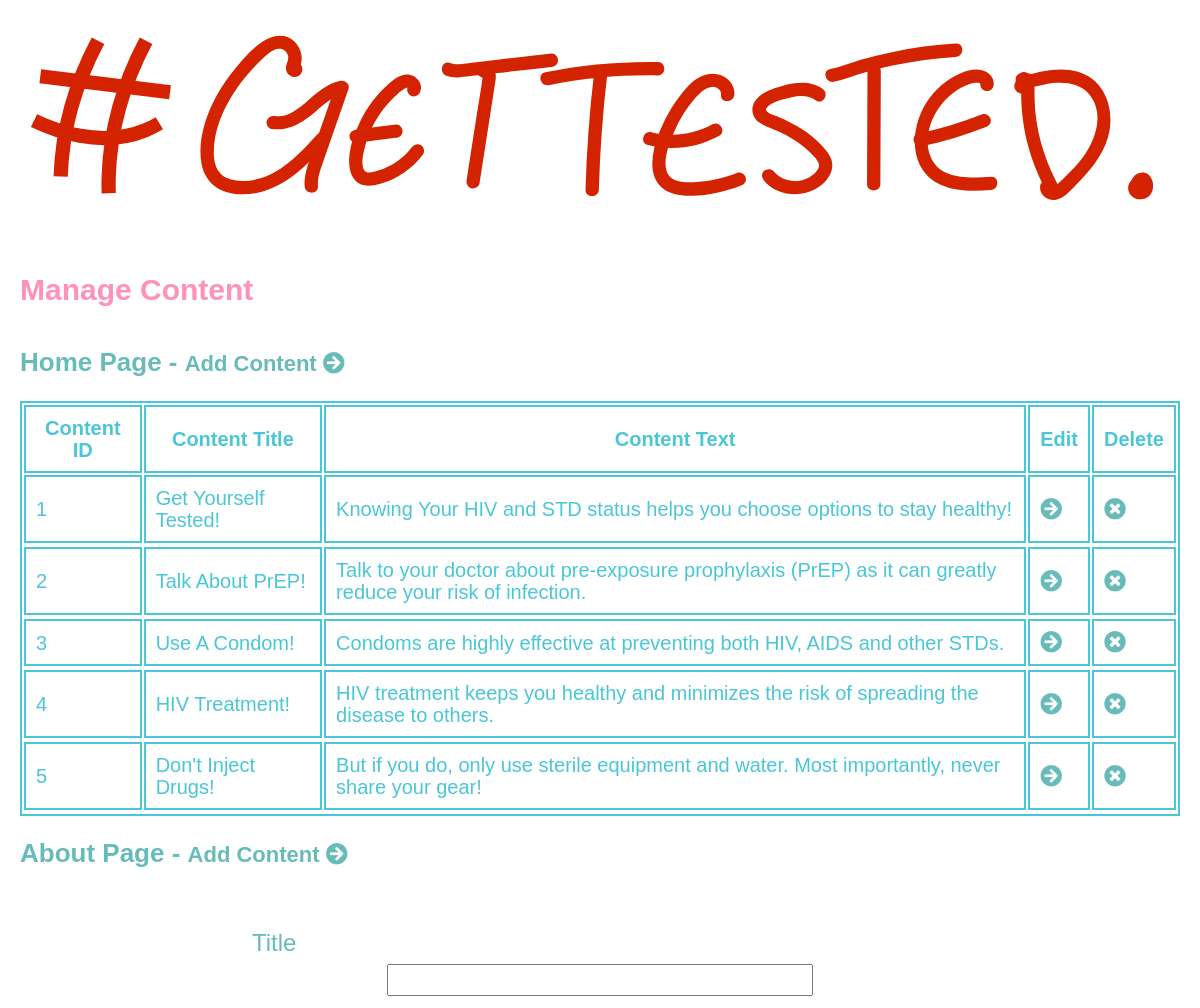
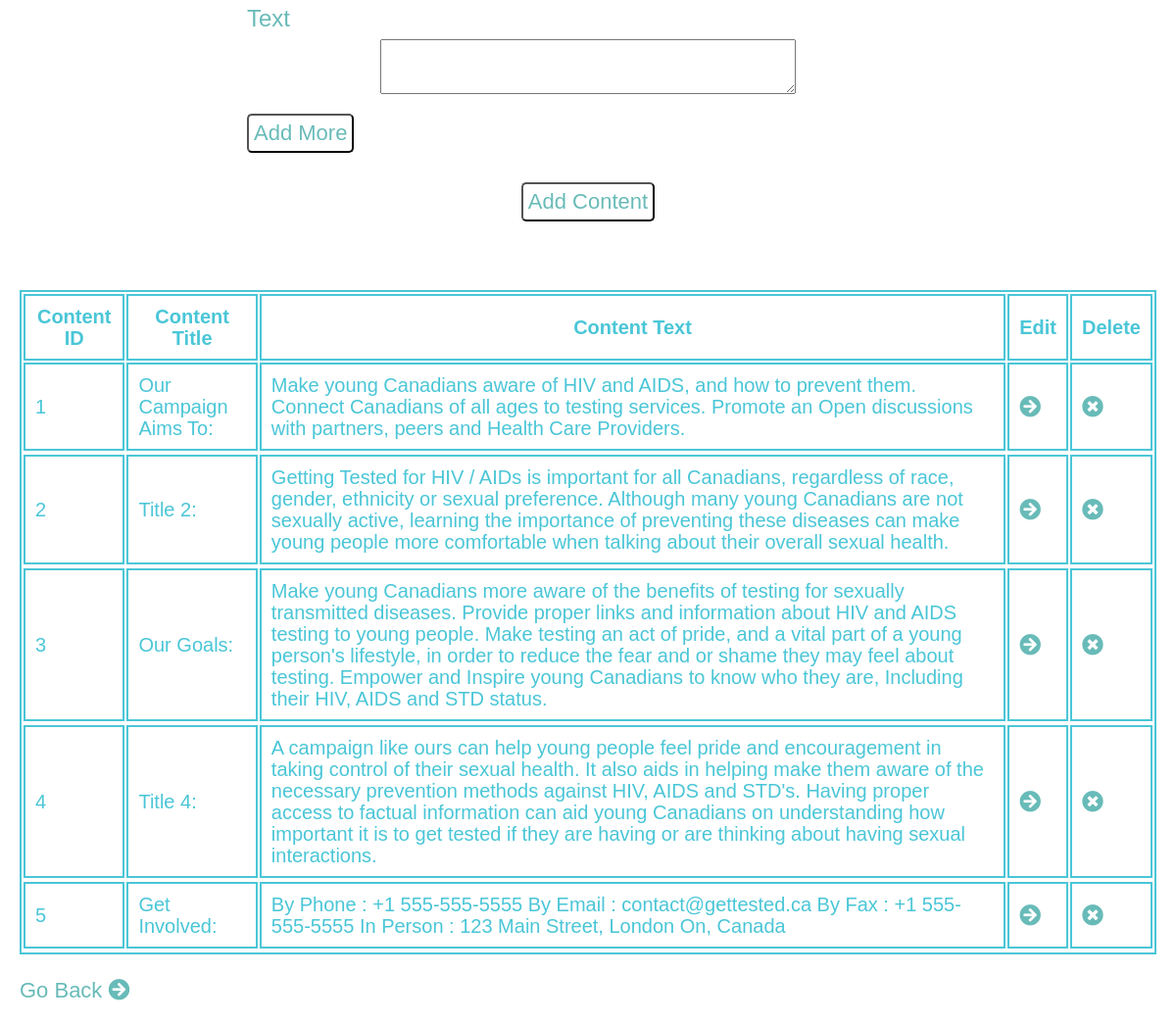
Page /admin/mng_content.php?add=true&about=true (signed in) on the committed database (2 pictures, top to bottom).
### tables this page shows
CREATE TABLE `tbl_home` (
  `ID` int(11) NOT NULL,
  `Title` varchar(63) NOT NULL,
  `Text` text NOT NULL,
  `Image` varchar(63) NOT NULL
);

CREATE TABLE `tbl_about` (
  `ID` int(11) NOT NULL,
  `Title` varchar(63) NOT NULL,
  `Text` text NOT NULL
);

### admin/scripts/content.php (called while the page is built, shortened)
<?php
function getAll($tbl){
    $pdo = Database::getInstance()->getConnection();
    $queryAll = 'SELECT * FROM '.$tbl;
    $results = $pdo->query($queryAll);
    if($results){
        return $results;
    }else {
        return 'There was a problem..';
    }
};

### admin/mng_content.php (the view, shortened to what this page needs)
<?php
    $home_tbl = "tbl_home";
    $about_tbl = "tbl_about";
    $home_contents = getAll($home_tbl);
    $about_contents = getAll($about_tbl);
?>
<!DOCTYPE html>
<html lang="en">
<head>
    <link rel="stylesheet" href="https://cdnjs.cloudflare.com/ajax/libs/font-awesome/5.11.2/css/all.css">
    <link rel="stylesheet" href="../public/css/main.css">
</head>
<body>
    <header>
        <img src="../public/images/fip_logo.svg" alt="logo">
    </header>
    <div class="sub-dashboard">
        <h2>Manage Content</h2>
        <h3>Home Page - <a href="mng_content.php?add=true&home=true">Add Content <i class="fas fa-arrow-circle-right"></i></a></h3>
        <div class="table-form">
            <table>
                <tr>
                    <th>Content ID</th>
                    <th>Content Title</th>
                    <th>Content Text</th>
                    <th>Edit</th>
                    <th>Delete</th>
                </tr>
                <tbody>
                    <?php while($content = $home_contents->fetch(PDO::FETCH_ASSOC)):?>
                        <tr>
                            <td><?php echo $content['ID'];?></td>
                            <td><?php echo $content['Title'];?></td>
                            <td><?php echo $content['Text'];?></td>
                            <td><a href="mng_content.php?id=<?php echo $content['ID']?>&edit=true&home=true"><i class="fas fa-arrow-circle-right"></i></a></td>
                            <td><a href="mng_content.php?id=<?php echo $content['ID']?>&delete=true&home=true"><i class="fas fa-times-circle"></i></a></td>
                        <tr>
                    <?php endwhile;?>
                </tbody>
            </table>
        </div>
        <h3>About Page - <a href="mng_content.php?add=true&about=true">Add Content <i class="fas fa-arrow-circle-right"></i></a></h3>
        <?php if(isset($_GET['add']) && isset($_GET['about'])):?>
            <form action="mng_content.php" method="post" class="dashboard-form">
                <label>Title</label>
                <input name="title" type="text" value="">
                <label>Text</label>
                <textarea name="text[]" type="text"></textarea>
                <a href="mng_content.php?&add=true&about=true&new=true"><button type="button">Add More</button></a>
                <button name="addabout">Add Content</button>
            </form>
        <?php endif;?>
        <div class="table-form">
            <table>
                <tr>
                    <th>Content ID</th>
                    <th>Content Title</th>
                    <th>Content Text</th>
                    <th>Edit</th>
                    <th>Delete</th>
                </tr>
                <tbody>
                    <?php while($content = $about_contents->fetch(PDO::FETCH_ASSOC)):?>
                        <?php
                            $textArr = explode('^', $content['Text']);
                            $textPara = implode(' ', $textArr);
                        ?>
                        <tr>
                            <td><?php echo $content['ID'];?></td>
                            <td><?php echo $content['Title'];?></td>
                            <td><?php echo $textPara;?></td>
                            <td><a href="mng_content.php?id=<?php echo $content['ID']?>&edit=true&about=true"><i class="fas fa-arrow-circle-right"></i></a></td>
                            <td><a href="mng_content.php?id=<?php echo $content['ID']?>&delete=true&about=true"><i class="fas fa-times-circle"></i></a></td>
                        <tr>
                    <?php endwhile;?>
                </tbody>
            </table>
        </div>
        <a href="dashboard.php">Go Back <i class="fas fa-arrow-circle-right"></i></a>
    </div>
</body>
</html>

### public/css/main.css (style rules this page uses)
body { display:flex;flex-direction:column;margin:0 auto;justify-content:center;max-width:100%;background-image:url(../images/site_bg.png);background-repeat:no-repeat;background-position:top,center;font-family:"century-gothic",sans-serif;line-height:22px }
h2 { font-size:26px }
h3 { font-size:20px }
a { font-size:18px }
header { background:#fff;max-width:100%;padding:25px }
button { max-width:220px;height:40px;margin:0 auto;border-radius:5px;background:#fff;padding:3px;margin-bottom:20px }
.sub-dashboard { background-color:#fff;padding:20px;max-width:100% }
.sub-dashboard h2 { color:#ff91bb;font-size:30px;margin-bottom:50px }
.sub-dashboard h3 { color:#68bbb8;font-size:26px }
.sub-dashboard a { text-decoration:none;color:#68bbb8;font-size:22px }
.dashboard-form { display:flex;flex-direction:column;padding:40px;max-width:100% }
@media (min-width: 900px) { .dashboard-form { max-width:60%;margin:0 auto } }
.dashboard-form input { width:60%;margin:0 auto;font-size:22px;text-align:center;margin-bottom:20px }
.dashboard-form textarea { width:60%;margin:0 auto;font-size:22px;margin-bottom:20px }
.dashboard-form button { margin:0 auto;max-width:60%;padding:5px;font-size:22px;color:#68bbb8;margin-bottom:30px }
.dashboard-form label { font-size:24px;color:#68bbb8;margin-bottom:10px }
.table-form { width:100%;margin:0 auto;margin-bottom:25px }
.table-form table { width:100%;border:2px solid #4ac6d7 }
.table-form table tr,.table-form table td,.table-form table tr th { border:2px solid #4ac6d7;color:#4ac6d7;font-size:20px }
.table-form table td,.table-form table tr th { padding:10px }

### rows in the picture
tbl_home: ID "1", Title "Get Yourself Tested!", Text "Knowing Your HIV and STD status helps you choose options to stay healthy!"
tbl_home: ID "2", Title "Talk About PrEP!", Text "Talk to your doctor about pre-exposure prophylaxis (PrEP) as it can greatly reduce your risk of infection."
tbl_home: ID "3", Title "Use A Condom!", Text "Condoms are highly effective at preventing both HIV, AIDS and other STDs."
tbl_home: ID "4", Title "HIV Treatment!", Text "HIV treatment keeps you healthy and minimizes the risk of spreading the disease to others."
tbl_home: ID "5", Title "Don't Inject Drugs!", Text "But if you do, only use sterile equipment and water. Most importantly, never share your gear!"
tbl_about: ID "1", Title "Our Campaign Aims To:", Text "Make young Canadians aware of HIV and AIDS, and how to prevent them. Connect Canadians of all ages to testing services. Promote an Open discussions with partners, peers and Health Care Providers."
tbl_about: ID "2", Title "Title 2:", Text "Getting Tested for HIV / AIDs is important for all Canadians, regardless of race, gender, ethnicity or sexual preference. Although many young Canadians are not sexually active, learning the importance of preventing these diseases can make young people more comfortable when talking about their overall sexual health."
tbl_about: ID "3", Title "Our Goals:", Text "Make young Canadians more aware of the benefits of testing for sexually transmitted diseases. Provide proper links and information about HIV and AIDS testing to young people. Make testing an act of pride, and a vital part of a young person's lifestyle, in order to reduce the fear and or shame they may feel about testing. Empower and Inspire young Canadians to know who they are, Including their HIV, AIDS and STD status."
tbl_about: ID "4", Title "Title 4:", Text "A campaign like ours can help young people feel pride and encouragement in taking control of their sexual health. It also aids in helping make them aware of the necessary prevention methods against HIV, AIDS and STD's. Having proper access to factual information can aid young Canadians on understanding how important it is to get tested if they are having or are thinking about having sexual interactions."
tbl_about: ID "5", Title "Get Involved:", Text "By Phone : +1 555-555-5555 By Email : contact@gettested.ca By Fax : +1 555-555-5555 In Person : 123 Main Street, London On, Canada"
